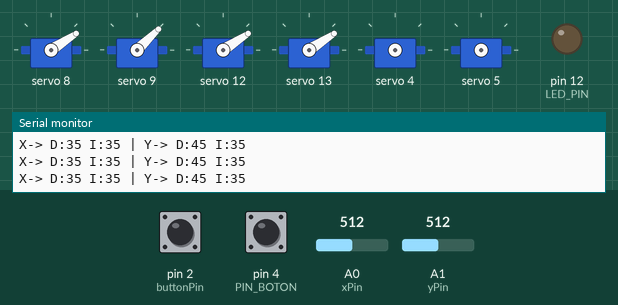
Recording of a sketch running on a simulated Arduino Uno, built with avr-gcc and run on an emulated ATmega328P. Shown: 6 × servo, output pins drawn as LEDs (lit = HIGH), the last lines printed to the serial monitor. Inputs (shaded band) come from the test bench; at power-on: pin 2 (buttonPin) HIGH, pin 4 (PIN_BOTON) LOW, A0 (xPin) = 512, A1 (yPin) = 512. Random numbers use the default seed unless the sketch sets one.

Above: at 1.2 s.
1.3 s: pin 2 (buttonPin) pulled LOW for 0.15 s
At 1.83 s:
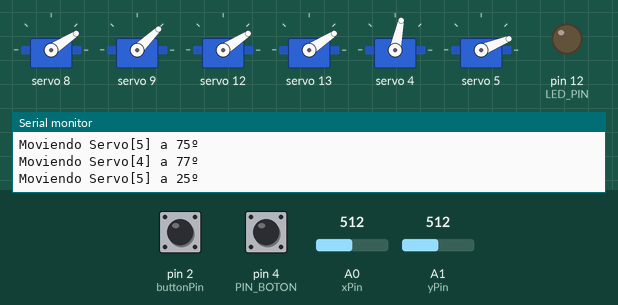
3.4 s: pin 4 (PIN_BOTON) pulled HIGH for 0.15 s
At 6.3 s:
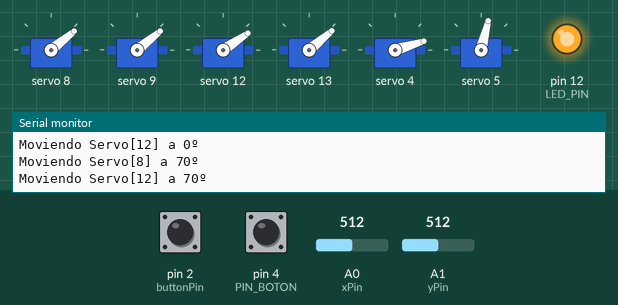
6.5 s: pin 4 (PIN_BOTON) pulled HIGH for 1 s
At 7.9 s:
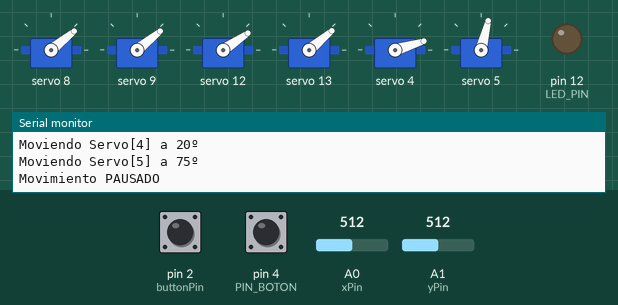
9.0 s: pin 4 (PIN_BOTON) pulled HIGH for 0.15 s
At 11.0 s:
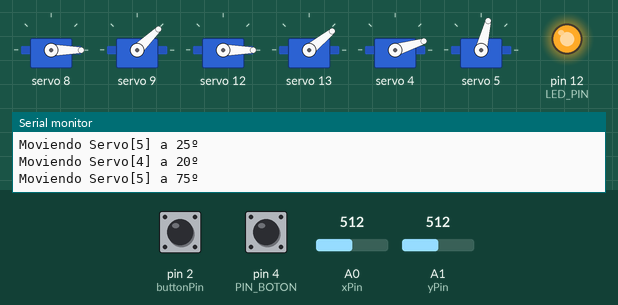
12.1 s: pin 4 (PIN_BOTON) pulled HIGH for 3.2 s
At 13.6 s:
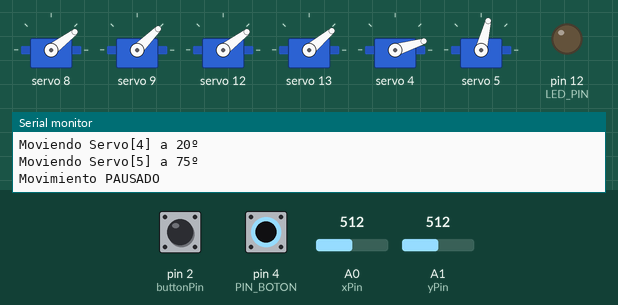
16.8 s: A0 (xPin) set to 716
Timing chart, 0 to 23.4 s (numbered marks = the images above; inputs shaded):
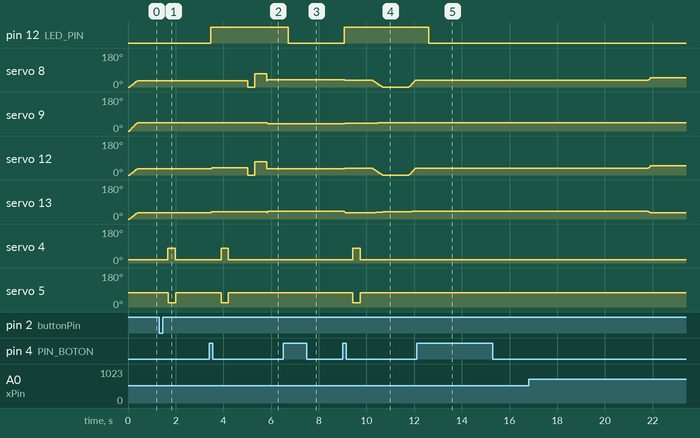

Measured:
- after the input at 1.3 s, servo 4: 17° → 78° after 0.38 s, → 17° 0.30 s later; servo 5: 76° → 22° after 0.38 s, → 76° 0.32 s later
- after the input at 3.4 s, pin 12 (LED_PIN): LOW → HIGH after 0.08 s; servo 8: 33° → 0° after 1.6 s, → 71° 0.30 s later, → 39° 0.51 s later; servo 9: 44° → 39° after 2.4 s; servo 12: 33° → 39° after 0.12 s, → 0° 1.5 s later, → 71° 0.30 s later, → 34° 0.50 s later; servo 13: 33° → 39° after 0.09 s, → 40° 2.3 s later
- after the input at 6.5 s, pin 12 (LED_PIN): HIGH → LOW after 0.22 s
- after the input at 9.0 s, pin 12 (LED_PIN): LOW → HIGH after 0.07 s; servo 9: moves from 39° to 45° over 2.8 s, starting after 0.09 s; servo 4: 17° → 78° after 0.43 s, → 17° 0.30 s later; servo 5: 76° → 22° after 0.43 s, → 76° 0.30 s later
- after the input at 12.1 s, pin 12 (LED_PIN): HIGH → LOW after 0.52 s

The sketch:

sketch_dec12a.ino
```cpp
#include <Wire.h>
#include <Adafruit_PWMServoDriver.h>

Adafruit_PWMServoDriver pwm = Adafruit_PWMServoDriver(0x40);

#define SERVOMIN 500   // Valor mínimo calculado (500us)
#define SERVOMAX 2500  // Valor máximo calculado (2500us)
#define SERVO_FREQ 50

// --- Configuración del Botón ---
#define PIN_BOTON 4            // Usaremos el Pin 2 para el botón
bool ultimoEstadoBoton = LOW;  // Para detectar el cambio de estado
bool movimientoActivo = false;
int servomin_ticks = 0;
int servomax_ticks = 0;

// -- Configuración Jostik
int xPin = A0; // Pin analógico para el eje X
int yPin = A1; // Pin analógico para el eje Y
int buttonPin = 2; // Pin digital para el botón

// Estructura para almacenar los datos del joystick
struct JoystickData {
  int xValue;
  int yValue;
  int buttonState;
};


//CANALES PCA9685
#define SERVO_PESTANADER 4
#define SERVO_PESTANAIZQ 5
#define SERVO_OJODERX 8
#define SERVO_OJODERY 9
#define SERVO_OJOIZQX 12
#define SERVO_OJOIZQY 13

//CALIBRACIÓN ANGULOS GIRO
#define PESTANADER_CERRADA 77
#define PESTANADER_ABIERTA 20
#define PESTANADER_MIN 10
#define PESTANAIZQ_CERRADA 25
#define PESTANAIZQ_ABIERTA 75
#define PESTANAIZQ_MIN 85

#define OJODER_XMAX 70
#define OJODER_XMIN 0
#define OJODER_XCENT 35
#define OJODER_YMAX 80
#define OJODER_YMIN 10
#define OJODER_YCENT 45
#define OJODER_YTOPEARRIBA OJODER_YMAX
#define OJODER_YTOPEABAJO OJODER_YMIN


//#define OJOIZQ_XMAX 90
#define OJOIZQ_XMAX 70
#define OJOIZQ_XMIN 0
#define OJOIZQ_XCENT 40
#define OJOIZQ_YMAX 60
#define OJOIZQ_YMIN 10
#define OJOIZQ_YCENT 40
#define OJOIZQ_YTOPEARRIBA OJOIZQ_YMIN
#define OJOIZQ_YTOPEABAJO OJOIZQ_YMAX

#define LED_PIN 12

// Variables globales para el movimiento suave
int anguloActual[16] = { 0 };  // Almacena el último ángulo enviado a cada canal

// Función manual para convertir microsegundos a ticks (cuentas de 12 bits)
// El chip PCA9685 tiene 4096 "ticks" por ciclo de PWM (12 bits)
uint16_t pulseWidthToTicks(uint16_t microseconds) {
  // Periodo total en microsegundos: (1 / Frecuencia) * 1,000,000 µs
  // Con 50 Hz, el periodo es 20,000 µs.
  // La fórmula de conversión es: (microsegundos / Periodo Total) * 4096

  // Usamos números flotantes para mayor precisión en el cálculo
  float pulse_length_us = (float)microseconds;
  float total_period_us = (1000000.0f / SERVO_FREQ);

  // Convertimos a ticks (cuentas de 12 bits), redondeando al entero más cercano
  uint16_t ticks = (uint16_t)((pulse_length_us / total_period_us) * 4096.0f + 0.5f);
  return ticks;
}


//INICIALIZACIÓN
void setup() {
  Serial.begin(9600);
  Serial.println("Control de Servo Mizuzel MF90 con Pausa/Reanudar!");

  pwm.begin();
  pwm.setPWMFreq(SERVO_FREQ);

  // Convertir los valores de microsegundos de configuración del SERVO a ticks y almacenarlos
  servomin_ticks = pulseWidthToTicks(SERVOMIN);
  servomax_ticks = pulseWidthToTicks(SERVOMAX);

  // Configura el pin del botón con la resistencia interna PULLUP activa
  pinMode(PIN_BOTON, INPUT);
  delay(10);

  pinMode(xPin, INPUT); // Configura los pines como entradas
  pinMode(yPin, INPUT);
  pinMode(buttonPin, INPUT_PULLUP); // Activa la resistencia pull-up interna para el botón

  pinMode(LED_PIN, OUTPUT);
  digitalWrite(LED_PIN, LOW);
}

//BOTON PAUSA
// --- Lógica del Botón de Pausa ---
// Leer el estado actual del botón (LOW cuando está pulsado, HIGH cuando no)

void verificaEstadoBoton() {

  bool estadoActualBoton = digitalRead(PIN_BOTON);
  // Detectar si el botón acaba de ser pulsado (transición de HIGH a LOW)
  if (estadoActualBoton == HIGH && ultimoEstadoBoton == LOW) {
    // Esperar un breve momento para el antirrebote (debouncing simple)
    delay(50);

    // Confirmar que sigue pulsado
    if (digitalRead(PIN_BOTON) == HIGH) {
      // Alternar el estado de movimiento (toggle):
      movimientoActivo = !movimientoActivo;
      if (movimientoActivo) {
        Serial.println("Movimiento REANUDADO");
        digitalWrite(LED_PIN, HIGH);
      } else {
        Serial.println("Movimiento PAUSADO");
        digitalWrite(LED_PIN, LOW);
      }
    }
  }
  // Guardar el estado actual para la próxima iteración
  ultimoEstadoBoton = estadoActualBoton;
}


// Función para convertir un ángulo (0-180) a un valor de pulso (ticks)
int angleToPulse(int ang) {
  int pulse = map(ang, 0, 180, servomin_ticks, servomax_ticks);
  return pulse;
}

//MOVIMIENTO DEL SERVO
void moverServo(bool noCheck,int canal, int angulo) {
  verificaEstadoBoton();  //Comprobamos siempre antes si tenemos que continuar o parar
  if (movimientoActivo || noCheck) {
    pwm.setPWM(canal, 0, angleToPulse(angulo));
    Serial.println("Moviendo Servo[" + String(canal) + "] a " + String(angulo) + "º");
  }
}

void pestanear(bool noCheck=false) {
  moverServo(noCheck,SERVO_PESTANADER, PESTANADER_ABIERTA);
  moverServo(noCheck,SERVO_PESTANAIZQ, PESTANAIZQ_ABIERTA);
  delay(300);
  moverServo(noCheck,SERVO_PESTANADER, PESTANADER_CERRADA);
  moverServo(noCheck,SERVO_PESTANAIZQ, PESTANAIZQ_CERRADA);
  delay(300);
  moverServo(noCheck,SERVO_PESTANADER, PESTANADER_ABIERTA);
  moverServo(noCheck,SERVO_PESTANAIZQ, PESTANAIZQ_ABIERTA);
}

void cerrarPestanas(bool noCheck) {
  moverServo(noCheck,SERVO_PESTANADER, PESTANADER_CERRADA);
  moverServo(noCheck,SERVO_PESTANAIZQ, PESTANAIZQ_CERRADA);
  delay(300);
}

void movimientoOjos(bool noCheck) {
  moverServo(noCheck,SERVO_OJODERX, OJODER_XMIN);
  //moverServo(noCheck,SERVO_OJOIZQX,OJOIZQ_XMIN);

  delay(1000);
  moverServo(noCheck,SERVO_OJODERX, OJODER_XMAX);
  delay(300);
}

void testMovimientoOjoDERY() {
  moverServo(false,SERVO_OJODERY, 0);
  delay(500);
  moverServo(false,SERVO_OJODERY, 10);
  delay(500);
  moverServo(false,SERVO_OJODERY, 20);
  delay(500);
  moverServo(false,SERVO_OJODERY, 30);
  delay(500);
  moverServo(false,SERVO_OJODERY, 40);
  delay(500);
  moverServo(false,SERVO_OJODERY, 50);
  delay(500);
  moverServo(false,SERVO_OJODERY, 60);
  delay(500);
  moverServo(false,SERVO_OJODERY, 70);
  delay(500);
  moverServo(false,SERVO_OJODERY, 80);
  delay(500);
}

void testMovimientoOjoDERX() {
  moverServo(false,SERVO_OJODERX, 0);
  delay(500);
  moverServo(false,SERVO_OJODERX, 10);
  delay(500);
  moverServo(false,SERVO_OJODERX, 20);
  delay(500);
  moverServo(false,SERVO_OJODERX, 30);
  delay(500);
  moverServo(false,SERVO_OJODERX, 40);
  delay(500);
  moverServo(false,SERVO_OJODERX, 50);
  delay(500);
  moverServo(false,SERVO_OJODERX, 60);
  delay(500);
  moverServo(false,SERVO_OJODERX, 70);
  delay(500);
}

void testMovimientoOjoIZQY() {
  moverServo(false,SERVO_OJOIZQY, 0);
  delay(500);
  moverServo(false,SERVO_OJOIZQY, 10);
  delay(500);
  moverServo(false,SERVO_OJOIZQY, 20);
  delay(500);
  moverServo(false,SERVO_OJOIZQY, 30);
  delay(500);
  moverServo(false,SERVO_OJOIZQY, 40);
  delay(500);
  moverServo(false,SERVO_OJOIZQY, 50);
  delay(500);
  moverServo(false,SERVO_OJOIZQY, 60);
  delay(500);
  moverServo(false,SERVO_OJOIZQY, 70);
  delay(500);
  moverServo(false,SERVO_OJOIZQY, 80);
  delay(500);
}

void testMovimientoOjoIZQX() {
  moverServo(false,SERVO_OJOIZQX, 0);
  delay(500);
  moverServo(false,SERVO_OJOIZQX, 10);
  delay(500);
  moverServo(false,SERVO_OJOIZQX, 20);
  delay(500);
  moverServo(false,SERVO_OJOIZQX, 30);
  delay(500);
  moverServo(false,SERVO_OJOIZQX, 40);
  delay(500);
  moverServo(false,SERVO_OJOIZQX, 50);
  delay(500);
  moverServo(false,SERVO_OJOIZQX, 60);
  delay(500);
  moverServo(false,SERVO_OJOIZQX, 70);
  delay(500);
  moverServo(false,SERVO_OJOIZQX, 80);
  delay(500);
  moverServo(false,SERVO_OJOIZQX, 90);
  delay(500);
}


void centrarOjos(bool noCheck) {
  moverServo(noCheck,SERVO_OJODERY, OJODER_YCENT);
  moverServo(noCheck,SERVO_OJODERX, OJODER_XCENT);
  moverServo(noCheck,SERVO_OJOIZQY, OJOIZQ_YCENT);
  moverServo(noCheck,SERVO_OJOIZQX, OJOIZQ_XCENT);
}

void barridoIzqDer(bool noCheck) {
  //Centramos
  moverServo(noCheck,SERVO_OJODERY, OJODER_YCENT);
  moverServo(noCheck,SERVO_OJOIZQY, OJOIZQ_YCENT);
  delay(300);
  moverServo(noCheck,SERVO_OJODERX, OJODER_XMIN);
  moverServo(noCheck,SERVO_OJOIZQX, OJOIZQ_XMIN);
  delay(300);
  moverServo(noCheck,SERVO_OJODERX, OJODER_XMAX);
  moverServo(noCheck,SERVO_OJOIZQX, OJOIZQ_XMAX);
  delay(500);
}

// --- NUEVA FUNCIÓN: MOVIMIENTO SUAVE COORDINADO ---
// Mueve los cuatro servos de ojos (X, Y de ambos) simultáneamente.
void smoothMoveCoordinated(int derX_final, int derY_final, int izqX_final, int izqY_final, int velocidad) {
  verificaEstadoBoton();
  if (!movimientoActivo) return;
  smoothMoveCoordinatedBase(derX_final,derY_final,izqX_final,izqY_final,velocidad);
}


// --- MOVIMIENTO SUAVE COORDINADO  - FUNCION BASE ---
// Mueve los cuatro servos de ojos (X, Y de ambos) simultáneamente.
void smoothMoveCoordinatedBase(int derX_final, int derY_final, int izqX_final, int izqY_final, int velocidad) {
  // 1. Definir los puntos de inicio
  int derX_inicio = anguloActual[SERVO_OJODERX];
  int derY_inicio = anguloActual[SERVO_OJODERY];
  int izqX_inicio = anguloActual[SERVO_OJOIZQX];
  int izqY_inicio = anguloActual[SERVO_OJOIZQY];

  // 2. Calcular la distancia máxima para determinar el número de pasos
  // Usamos la distancia más grande entre cualquier eje.
  int dist_derX = abs(derX_final - derX_inicio);
  int dist_derY = abs(derY_final - derY_inicio);
  int dist_izqX = abs(izqX_final - izqX_inicio);
  int dist_izqY = abs(izqY_final - izqY_inicio);

  int max_dist = max(max(dist_derX, dist_derY), max(dist_izqX, dist_izqY));

  // Si no hay movimiento, salimos.
  if (max_dist == 0) return;

  // 3. Calcular los pasos (step) para cada servo, manteniendo la proporción
  float step_derX = (float)(derX_final - derX_inicio) / max_dist;
  float step_derY = (float)(derY_final - derY_inicio) / max_dist;
  float step_izqX = (float)(izqX_final - izqX_inicio) / max_dist;
  float step_izqY = (float)(izqY_final - izqY_inicio) / max_dist;

  // 4. Iterar y mover los servos en paralelo
  for (int i = 1; i <= max_dist; i++) {
    // Calcular la nueva posición redondeada
    int current_derX = derX_inicio + round(step_derX * i);
    int current_derY = derY_inicio + round(step_derY * i);
    int current_izqX = izqX_inicio + round(step_izqX * i);
    int current_izqY = izqY_inicio + round(step_izqY * i);

    // Enviar los comandos a la vez
    pwm.setPWM(SERVO_OJODERX, 0, angleToPulse(current_derX));
    pwm.setPWM(SERVO_OJODERY, 0, angleToPulse(current_derY));
    pwm.setPWM(SERVO_OJOIZQX, 0, angleToPulse(current_izqX));
    pwm.setPWM(SERVO_OJOIZQY, 0, angleToPulse(current_izqY));

    // Actualizar la posición actual para el próximo ciclo
    anguloActual[SERVO_OJODERX] = current_derX;
    anguloActual[SERVO_OJODERY] = current_derY;
    anguloActual[SERVO_OJOIZQX] = current_izqX;
    anguloActual[SERVO_OJOIZQY] = current_izqY;

    delay(velocidad);
  }

  // 5. Asegurarse de que todos lleguen exactamente al destino final (sin floating point errors)
  pwm.setPWM(SERVO_OJODERX, 0, angleToPulse(derX_final));
  pwm.setPWM(SERVO_OJODERY, 0, angleToPulse(derY_final));
  pwm.setPWM(SERVO_OJOIZQX, 0, angleToPulse(izqX_final));
  pwm.setPWM(SERVO_OJOIZQY, 0, angleToPulse(izqY_final));

  anguloActual[SERVO_OJODERX] = derX_final;
  anguloActual[SERVO_OJODERY] = derY_final;
  anguloActual[SERVO_OJOIZQX] = izqX_final;
  anguloActual[SERVO_OJOIZQY] = izqY_final;
}


void randomFixation() {
  int der_x = OJODER_XCENT + random(-5, 6);
  int izq_x = OJOIZQ_XCENT + random(-5, 6);
  int der_y = OJODER_YCENT + random(-5, 6);
  int izq_y = OJOIZQ_YCENT + random(-5, 6);

  der_x = constrain(der_x, OJODER_XMIN, OJODER_XMAX);
  izq_x = constrain(izq_x, OJOIZQ_XMIN, OJOIZQ_XMAX);
  der_y = constrain(der_y, OJODER_YMIN, OJODER_YMAX);
  izq_y = constrain(izq_y, OJOIZQ_YMIN, OJOIZQ_YMAX);
  verificaEstadoBoton();
  if (!movimientoActivo) return;
  smoothMoveCoordinated(der_x, der_y, izq_x, izq_y, 5);
}

// --- FUNCIÓN CENTINELA COORDINADO ---
void centinela() {
  verificaEstadoBoton();
  if (!movimientoActivo) return;

  int v_lenta = 10;
  int v_media = 7;
  int v_rapida = 5;

  // 1. Mirada inicial y pequeña fijación aleatoria
  randomFixation();
  delay(500);
  pestanear();
  delay(1000);

  // 2. Barrido Lento y Suave Derecha (Coordinado)
  smoothMoveCoordinated(OJODER_XMAX, OJODER_YCENT, OJOIZQ_XMAX, OJOIZQ_YCENT, v_lenta);
  delay(1000);
  randomFixation();
  pestanear();
  delay(500);

  // 3. Barrido Lento y Suave Izquierda (Coordinado)
  smoothMoveCoordinated(OJODER_XMIN, OJODER_YCENT, OJOIZQ_XMIN, OJOIZQ_YCENT, v_lenta);
  delay(1000);
  randomFixation();
  delay(500);

  // 4. Mirada Suave Arriba (Coordinado)
  smoothMoveCoordinated(OJODER_XCENT, OJODER_YTOPEARRIBA, OJOIZQ_XCENT, OJOIZQ_YTOPEARRIBA, v_media);
  delay(700);

  // 5. Mirada Suave Abajo (Coordinado)
  smoothMoveCoordinated(OJODER_XCENT, OJODER_YTOPEABAJO, OJOIZQ_XCENT, OJOIZQ_YTOPEABAJO, v_media);
  delay(700);

  // --- NUEVA SECCIÓN DE BARRIDOS DE VIGILANCIA ---

  // 2. Barrido Horizontal Superior (Busca a lo lejos o en la parte de arriba)
  smoothMoveCoordinated(OJODER_XMIN, OJODER_YTOPEARRIBA, OJOIZQ_XMIN, OJOIZQ_YTOPEARRIBA, v_media);  // IZQUIERDA-ARRIBA
  delay(300);
  smoothMoveCoordinated(OJODER_XMAX, OJODER_YTOPEARRIBA, OJOIZQ_XMAX, OJOIZQ_YTOPEARRIBA, v_media);  // DERECHA-ARRIBA
  delay(500);

  // 3. Parpadeo y vuelta al centro
  randomFixation();
  pestanear();
  delay(500);

  // 4. Barrido Horizontal Inferior (Busca cerca o en el suelo)
  smoothMoveCoordinated(OJODER_XMAX, OJODER_YTOPEABAJO, OJOIZQ_XMAX, OJOIZQ_YTOPEABAJO, v_media);  // DERECHA-ABAJO
  delay(300);
  smoothMoveCoordinated(OJODER_XMIN, OJODER_YTOPEABAJO, OJOIZQ_XMIN, OJOIZQ_YTOPEABAJO, v_media);  // IZQUIERDA-ABAJO
  delay(500);

  // 5. Barrido Oblicuo (Simula rastreo diagonal: Abajo-Izq a Arriba-Der)
  smoothMoveCoordinated(OJODER_XMIN, OJODER_YTOPEABAJO, OJOIZQ_XMIN, OJOIZQ_YTOPEABAJO, v_lenta);
  delay(500);
  smoothMoveCoordinated(OJODER_XMAX, OJODER_YTOPEARRIBA, OJOIZQ_XMAX, OJOIZQ_YTOPEARRIBA, v_lenta);
  delay(1000);

  // --- FIN SECCIÓN BARRIDOS ---


  // 6. Vuelve al centro (fijación aleatoria) y parpadeo largo
  randomFixation();
  pestanear();
  delay(3000);  // Pausa más larga antes de repetir la secuencia
}

// Función que lee los valores del joystick y devuelve una estructura JoystickData
JoystickData readJoystickValues() {
  JoystickData data; // Crea una instancia de la estructura
  data.xValue = analogRead(xPin);
  data.yValue = analogRead(yPin);
  data.buttonState = digitalRead(buttonPin);
  return data; // Devuelve la estructura completa
}

void procesaInputJostick(){
    // Llama a la función y almacena los resultados en una variable local
  JoystickData currentData = readJoystickValues();
  // Imprime las lecturas
  Serial.print("X: ");
  Serial.print(currentData.xValue);
  Serial.print(" | Y: ");
  Serial.print(currentData.yValue);
  Serial.print(" | Botón: ");
  Serial.println(currentData.buttonState);
  delay(100);
}

// --- FUNCIÓN: CONTROL DE OJOS CON JOYSTICK (Consonancia Asegurada) ---
void controlOjosConJoystick() {
  verificaEstadoBoton();
  // El control del joystick solo debe ejecutarse si el movimiento automático está activo (o no pausado)
  // Depende de tu lógica: si quieres control manual en modo PAUSA, esta línea debe ser revisada.
  // Mantenemos la lógica anterior: el control manual solo ocurre si !movimientoActivo está en loop().
  if (movimientoActivo) return;

  JoystickData currentData = readJoystickValues();
  int v_rapida = 5; // Velocidad para el movimiento suave.

  // 1. Lógica de Parpadeo con Botón del Joystick
  if (currentData.buttonState == LOW) {
    pestanear(true);
  }

  // 2. Mapeo del Eje X (Horizontal)
  // Ambos ojos se mueven de IZQUIERDA (Joystick 0) a DERECHA (Joystick 1020).
  // La dirección angular es consistente para ambos ojos: de MIN a MAX.

  // Ojo Derecho X: Mapeo de 0-1020 -> OJODER_XMIN(0) a OJODER_XMAX(70)
  int anguloX_derecho = map(currentData.xValue, 0, 1020, OJODER_XMIN, OJODER_XMAX);

  // Ojo Izquierdo X: Mapeo de 0-1020 -> OJOIZQ_XMIN(0) a OJOIZQ_XMAX(90)
  int anguloX_izquierdo = map(currentData.xValue, 0, 1020, OJOIZQ_XMIN, OJOIZQ_XMAX);


  // 3. Mapeo del Eje Y (Vertical)
  // Ambos ojos deben mirar ARRIBA (Joystick 0) o ABAJO (Joystick 1020).
  // Los rangos deben usarse según su definición TOPEARRIBA y TOPEABAJO.

  // Ojo Derecho Y: Mapeo de 0-1020 -> ARRIBA(80) a ABAJO(0)
  int anguloY_derecho = map(currentData.yValue, 0, 1020, OJODER_YTOPEARRIBA, OJODER_YTOPEABAJO);

  // Ojo Izquierdo Y: Mapeo de 0-1020 -> ARRIBA(0) a ABAJO(90)
  int anguloY_izquierdo = map(currentData.yValue, 0, 1020, OJOIZQ_YTOPEARRIBA, OJOIZQ_YTOPEABAJO);

  // 4. Mover de forma suave y coordinada
  // El smoothMoveCoordinated garantiza la "consonancia en movimiento" al mover todos
  // los ejes simultáneamente, asegurando que lleguen al destino al mismo tiempo.
  smoothMoveCoordinatedBase(anguloX_derecho, anguloY_derecho, anguloX_izquierdo, anguloY_izquierdo, v_rapida);

  // Debugging
  Serial.print("X-> D:"); Serial.print(anguloX_derecho); Serial.print(" I:"); Serial.print(anguloX_izquierdo);
  Serial.print(" | Y-> D:"); Serial.print(anguloY_derecho); Serial.print(" I:"); Serial.print(anguloY_izquierdo);
  Serial.println();

  delay(10);
}

// ... (El resto del código, incluyendo loop(), queda igual) ...


void loop() {

  // --- Lógica del Movimiento del Servo ---
  // Este bloque SÓLO se ejecuta si movimientoActivo es TRUE
  // Tu bucle original de movimiento:
  verificaEstadoBoton();  //Comprobamos siempre antes si tenemos que continuar o parar
  if (!movimientoActivo) {
    controlOjosConJoystick();
  }else{
    centrarOjos(false);
    pestanear(false);
    delay(500);
    barridoIzqDer(false);
    centinela();
  }


  // Si movimientoActivo es FALSE, el código no entra en el IF y el loop()
  // se repite rápidamente, pero el servo no recibe nuevos comandos hasta que se reanuda.
}
```
